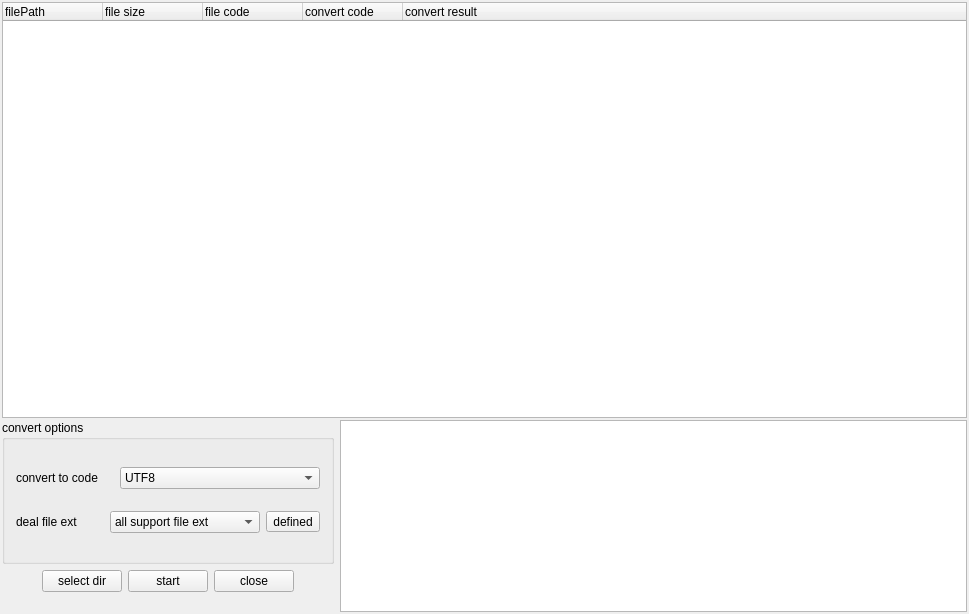
<?xml version="1.0" encoding="UTF-8"?>
<ui version="4.0">
 <class>EncodeConvert</class>
 <widget class="QWidget" name="EncodeConvert">
  <property name="geometry">
   <rect>
    <x>0</x>
    <y>0</y>
    <width>969</width>
    <height>614</height>
   </rect>
  </property>
  <property name="windowTitle">
   <string>EncodeConvert</string>
  </property>
  <property name="windowIcon">
   <iconset resource="RealCompare.qrc">
    <normaloff>:/Resources/img/main.png</normaloff>:/Resources/img/main.png</iconset>
  </property>
  <layout class="QVBoxLayout" name="verticalLayout_3" stretch="1,0">
   <property name="spacing">
    <number>2</number>
   </property>
   <property name="leftMargin">
    <number>2</number>
   </property>
   <property name="topMargin">
    <number>2</number>
   </property>
   <property name="rightMargin">
    <number>2</number>
   </property>
   <property name="bottomMargin">
    <number>2</number>
   </property>
   <item>
    <widget class="QTreeWidget" name="treeWidget">
     <column>
      <property name="text">
       <string>filePath</string>
      </property>
     </column>
     <column>
      <property name="text">
       <string>file size</string>
      </property>
     </column>
     <column>
      <property name="text">
       <string>file code</string>
      </property>
     </column>
     <column>
      <property name="text">
       <string>convert code</string>
      </property>
     </column>
     <column>
      <property name="text">
       <string>convert result</string>
      </property>
     </column>
    </widget>
   </item>
   <item>
    <layout class="QHBoxLayout" name="horizontalLayout_4" stretch="0,1">
     <item>
      <layout class="QVBoxLayout" name="verticalLayout_2" stretch="2,1">
       <property name="bottomMargin">
        <number>20</number>
       </property>
       <item>
        <widget class="QGroupBox" name="groupBox_2">
         <property name="title">
          <string>convert options</string>
         </property>
         <layout class="QVBoxLayout" name="verticalLayout">
          <item>
           <layout class="QHBoxLayout" name="horizontalLayout_2">
            <item>
             <widget class="QLabel" name="label">
              <property name="text">
               <string>convert to code</string>
              </property>
             </widget>
            </item>
            <item>
             <widget class="QComboBox" name="codeToComboBox">
              <property name="minimumSize">
               <size>
                <width>200</width>
                <height>0</height>
               </size>
              </property>
              <item>
               <property name="text">
                <string>UTF8</string>
               </property>
              </item>
              <item>
               <property name="text">
                <string>UTF8 BOM</string>
               </property>
              </item>
              <item>
               <property name="text">
                <string>UTF16-LE</string>
               </property>
              </item>
              <item>
               <property name="text">
                <string>UTF16-BE</string>
               </property>
              </item>
              <item>
               <property name="text">
                <string>GBK</string>
               </property>
              </item>
             </widget>
            </item>
           </layout>
          </item>
          <item>
           <layout class="QHBoxLayout" name="horizontalLayout">
            <item>
             <widget class="QLabel" name="label_2">
              <property name="text">
               <string>deal file ext</string>
              </property>
             </widget>
            </item>
            <item>
             <widget class="QComboBox" name="extComboBox">
              <property name="minimumSize">
               <size>
                <width>150</width>
                <height>0</height>
               </size>
              </property>
              <item>
               <property name="text">
                <string>all support file ext</string>
               </property>
              </item>
             </widget>
            </item>
            <item>
             <widget class="QToolButton" name="toolButton">
              <property name="toolTip">
               <string>user defined</string>
              </property>
              <property name="text">
               <string>defined</string>
              </property>
             </widget>
            </item>
           </layout>
          </item>
         </layout>
        </widget>
       </item>
       <item>
        <layout class="QHBoxLayout" name="horizontalLayout_3">
         <item>
          <spacer name="horizontalSpacer">
           <property name="orientation">
            <enum>Qt::Horizontal</enum>
           </property>
           <property name="sizeHint" stdset="0">
            <size>
             <width>40</width>
             <height>20</height>
            </size>
           </property>
          </spacer>
         </item>
         <item>
          <widget class="QPushButton" name="selectFileBt">
           <property name="text">
            <string>select dir</string>
           </property>
          </widget>
         </item>
         <item>
          <widget class="QPushButton" name="startBt">
           <property name="text">
            <string>start</string>
           </property>
           <property name="autoDefault">
            <bool>false</bool>
           </property>
          </widget>
         </item>
         <item>
          <widget class="QPushButton" name="closeBt">
           <property name="text">
            <string>close</string>
           </property>
          </widget>
         </item>
         <item>
          <spacer name="horizontalSpacer_2">
           <property name="orientation">
            <enum>Qt::Horizontal</enum>
           </property>
           <property name="sizeHint" stdset="0">
            <size>
             <width>40</width>
             <height>20</height>
            </size>
           </property>
          </spacer>
         </item>
        </layout>
       </item>
      </layout>
     </item>
     <item>
      <widget class="QTextBrowser" name="logTextBrowser"/>
     </item>
    </layout>
   </item>
  </layout>
 </widget>
 <layoutdefault spacing="6" margin="11"/>
 <resources>
  <include location="RealCompare.qrc"/>
 </resources>
 <connections>
  <connection>
   <sender>selectFileBt</sender>
   <signal>clicked()</signal>
   <receiver>EncodeConvert</receiver>
   <slot>slot_selectFile()</slot>
   <hints>
    <hint type="sourcelabel">
     <x>64</x>
     <y>574</y>
    </hint>
    <hint type="destinationlabel">
     <x>8</x>
     <y>559</y>
    </hint>
   </hints>
  </connection>
  <connection>
   <sender>startBt</sender>
   <signal>clicked()</signal>
   <receiver>EncodeConvert</receiver>
   <slot>slot_startConvert()</slot>
   <hints>
    <hint type="sourcelabel">
     <x>185</x>
     <y>573</y>
    </hint>
    <hint type="destinationlabel">
     <x>232</x>
     <y>605</y>
    </hint>
   </hints>
  </connection>
  <connection>
   <sender>closeBt</sender>
   <signal>clicked()</signal>
   <receiver>EncodeConvert</receiver>
   <slot>close()</slot>
   <hints>
    <hint type="sourcelabel">
     <x>274</x>
     <y>572</y>
    </hint>
    <hint type="destinationlabel">
     <x>367</x>
     <y>611</y>
    </hint>
   </hints>
  </connection>
  <connection>
   <sender>toolButton</sender>
   <signal>clicked()</signal>
   <receiver>EncodeConvert</receiver>
   <slot>slot_userDefineExt()</slot>
   <hints>
    <hint type="sourcelabel">
     <x>300</x>
     <y>506</y>
    </hint>
    <hint type="destinationlabel">
     <x>438</x>
     <y>608</y>
    </hint>
   </hints>
  </connection>
 </connections>
 <slots>
  <slot>slot_selectFile()</slot>
  <slot>slot_startConvert()</slot>
  <slot>slot_userDefineExt()</slot>
 </slots>
</ui>
